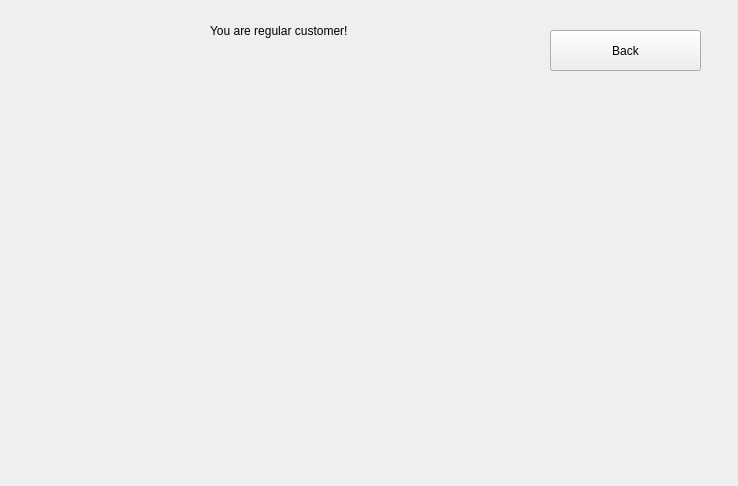
<?xml version="1.0" encoding="UTF-8"?>
<ui version="4.0">
 <class>RegularCustomerWindow</class>
 <widget class="QWidget" name="RegularCustomerWindow">
  <property name="geometry">
   <rect>
    <x>0</x>
    <y>0</y>
    <width>738</width>
    <height>486</height>
   </rect>
  </property>
  <property name="windowTitle">
   <string>Form</string>
  </property>
  <widget class="QLabel" name="label">
   <property name="geometry">
    <rect>
     <x>210</x>
     <y>10</y>
     <width>191</width>
     <height>41</height>
    </rect>
   </property>
   <property name="text">
    <string>You are regular customer!</string>
   </property>
  </widget>
  <widget class="QPushButton" name="backToLoginWindowButton">
   <property name="geometry">
    <rect>
     <x>550</x>
     <y>30</y>
     <width>151</width>
     <height>41</height>
    </rect>
   </property>
   <property name="text">
    <string>Back</string>
   </property>
  </widget>
 </widget>
 <resources/>
 <connections/>
</ui>
